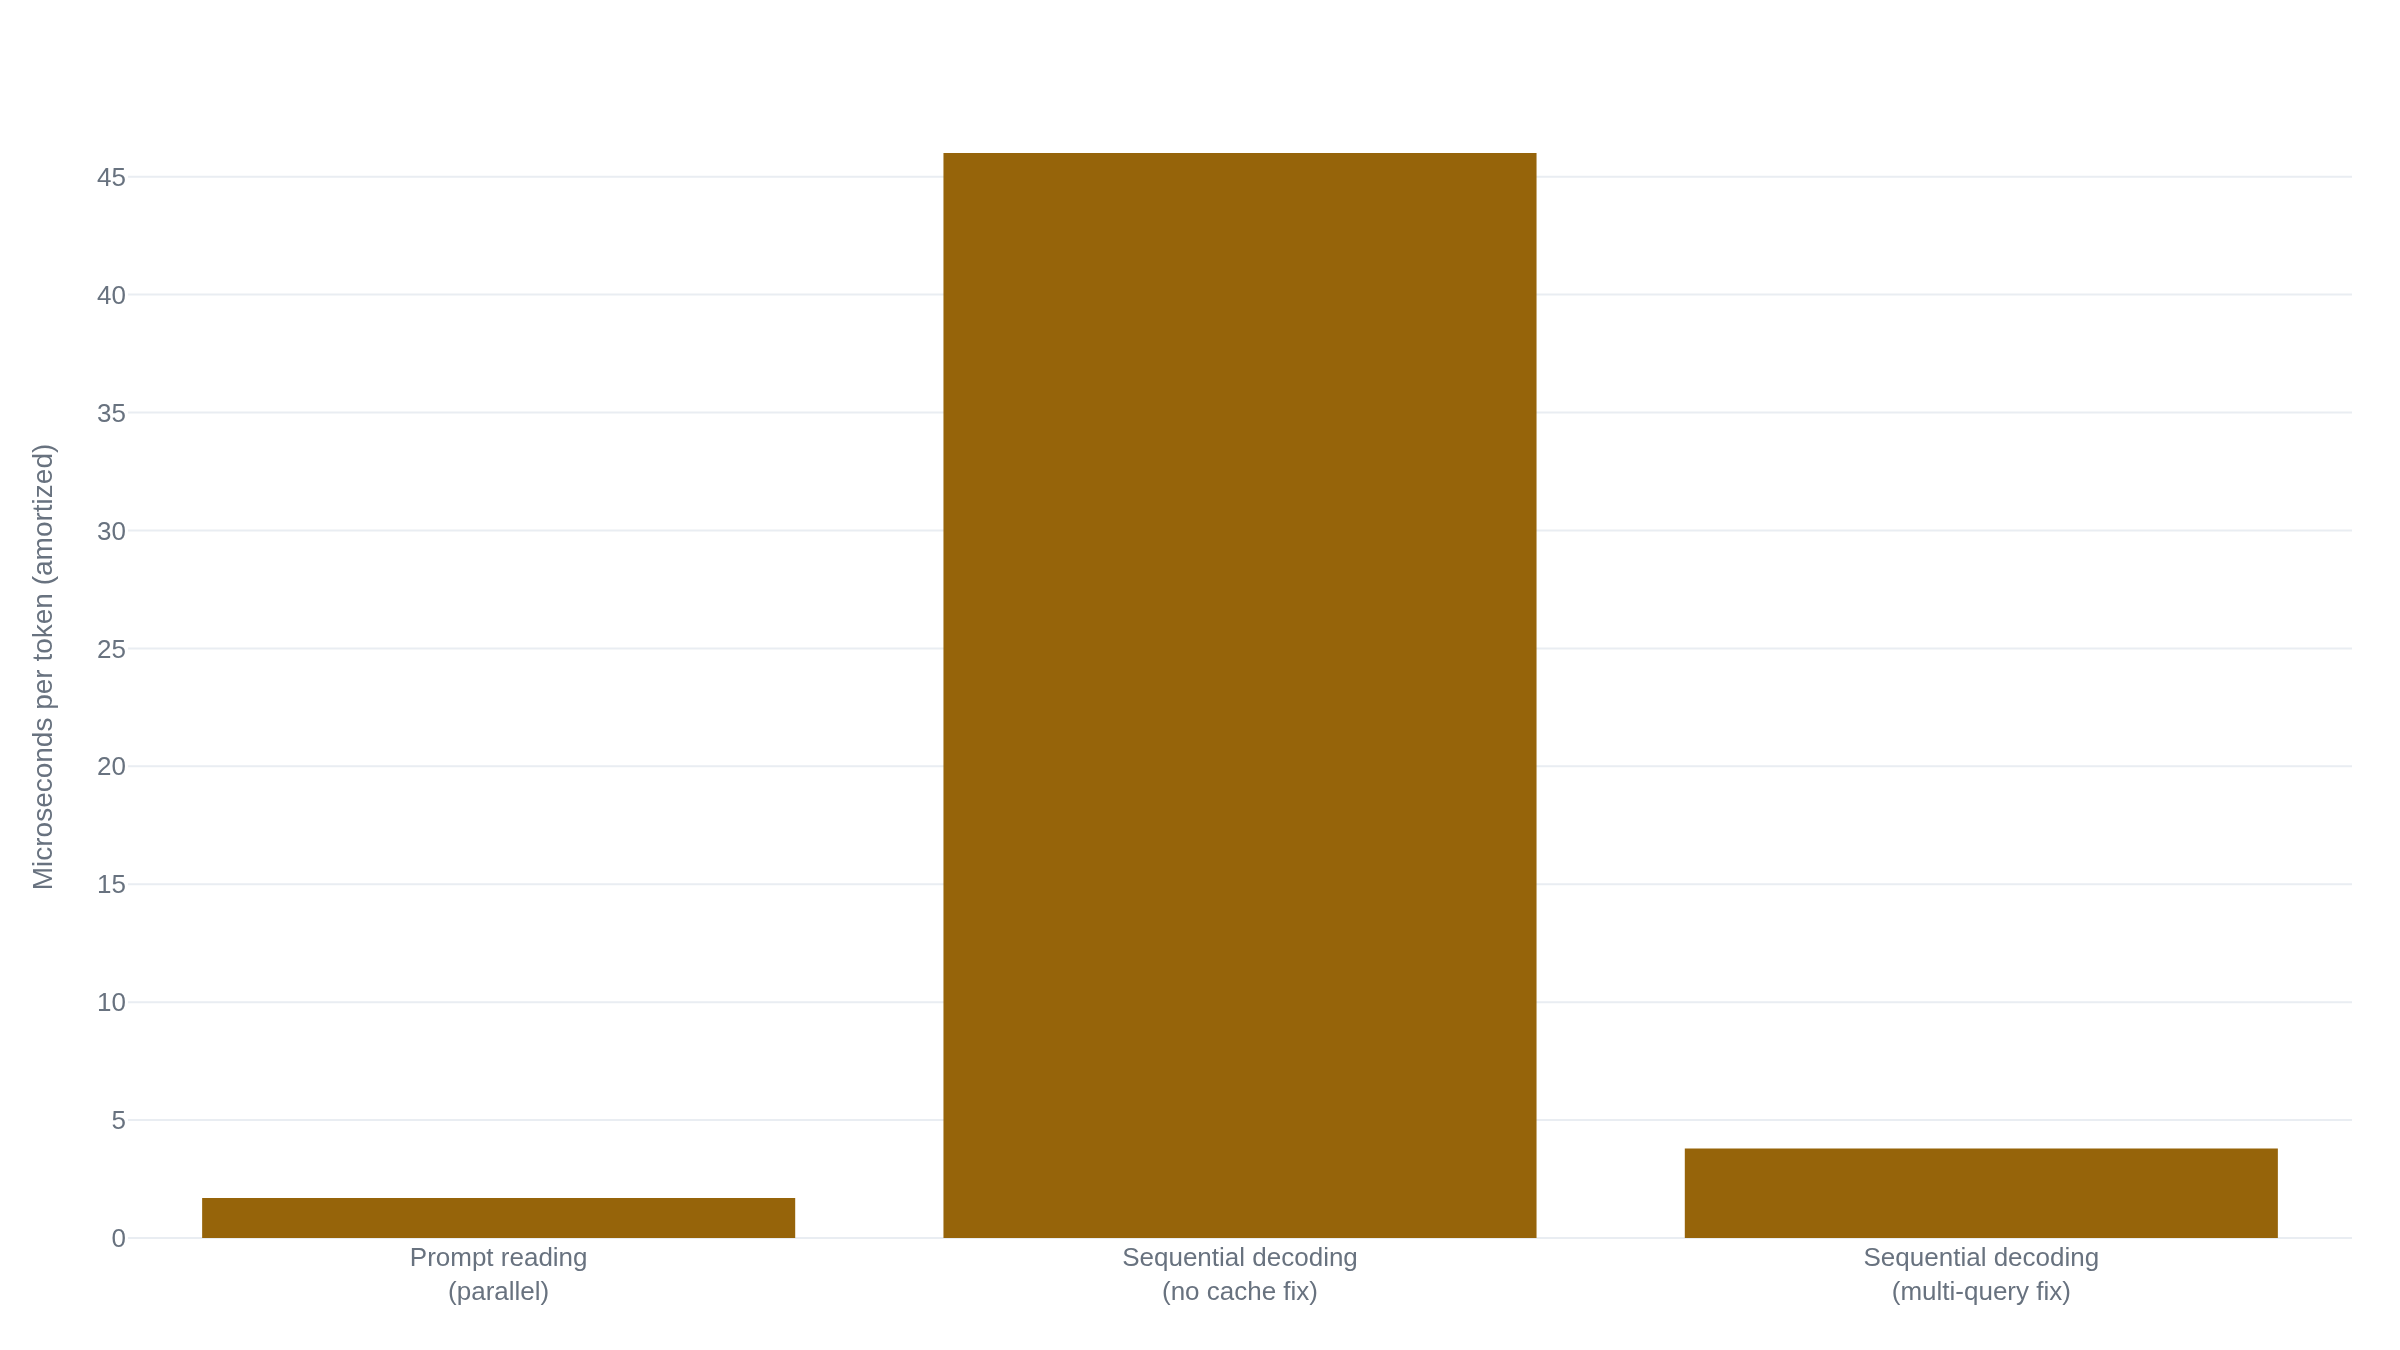

The Python source for this figure:
import plotly.graph_objects as go

# Amortized latency per token, Shazeer's baseline setup (TPUv2, batch of
# 1024 sequences, source length 128 / target length 128 tokens).
# Source: Shazeer 2019, "Fast Transformer Decoding: One Write-Head is All
# You Need" (arXiv:1911.02150), Section 4, Experimental Results.
stages = [
    "Prompt reading<br>(parallel)",
    "Sequential decoding<br>(no cache fix)",
    "Sequential decoding<br>(multi-query fix)",
]
latency_us = [1.7, 46, 3.8]

fig = go.Figure()
fig.add_trace(go.Bar(x=stages, y=latency_us))
fig.update_layout(
    yaxis_title="Microseconds per token (amortized)",
)
